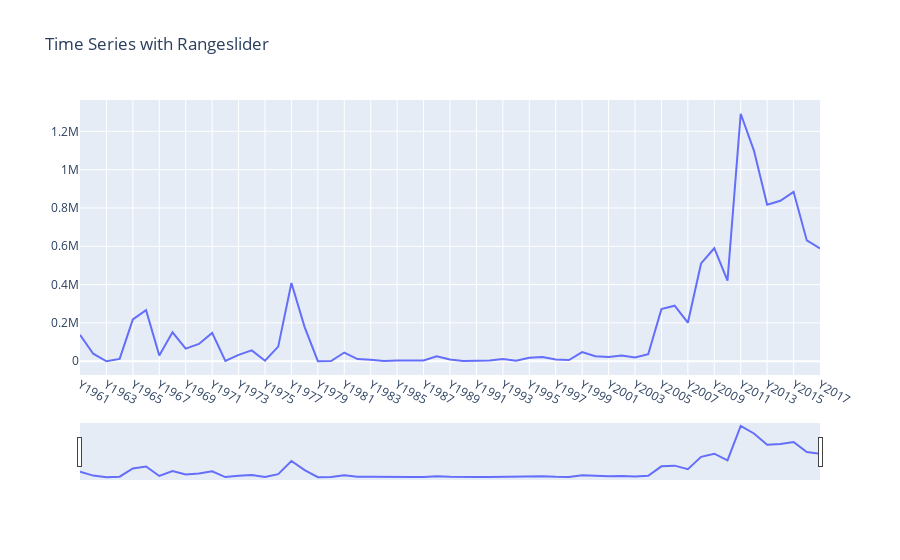

The cell this chart's notebook holds for it:
### Code cell
df = features(df, Area=areas, Item=items, Element=elements, plot=True)

### Figure 1 — Plotly figure (JSON) as saved in the notebook; plotly's stock layout.template omitted (floating-point values rounded to 4 significant figures)
{"data": [{"name": "('Brazil', 'Rice', 'Export Quantity')", "type": "scatter", "x": ["Y1961", "Y1962", "Y1963", "Y1964", "Y1965", "Y1966", "Y1967", "Y1968", "Y1969", "Y1970", "Y1971", "Y1972", "Y1973", "Y1974", "Y1975", "Y1976", "Y1977", "Y1978", "Y1979", "Y1980", "Y1981", "Y1982", "Y1983", "Y1984", "Y1985", "Y1986", "Y1987", "Y1988", "Y1989", "Y1990", "Y1991", "Y1992", "Y1993", "Y1994", "Y1995", "Y1996", "Y1997", "Y1998", "Y1999", "Y2000", "Y2001", "Y2002", "Y2003", "Y2004", "Y2005", "Y2006", "Y2007", "Y2008", "Y2009", "Y2010", "Y2011", "Y2012", "Y2013", "Y2014", "Y2015", "Y2016", "Y2017"], "y": [138118, 39306, 0, 12425, 217992, 266618, 29875, 151147, 65947, 90099, 148028, 1898, 33398, 56598, 2588, 76269, 408371, 178180, 300, 1347, 45498, 11477, 8009, 1360, 3864, 4216, 3776, 25465, 9531, 1237, 1600, 3531, 12214, 3137, 18393, 21626, 8919, 6406, 47502, 26224, 22050, 29886, 19367, 36616, 272030, 289869, 201341, 510523, 589727, 420960, 1291598, 1099232, 816398, 837231, 883978, 630328, 588814]}], "layout": {"title": {"text": "Time Series with Rangeslider"}, "xaxis": {"rangeslider": {"visible": true}}}}
